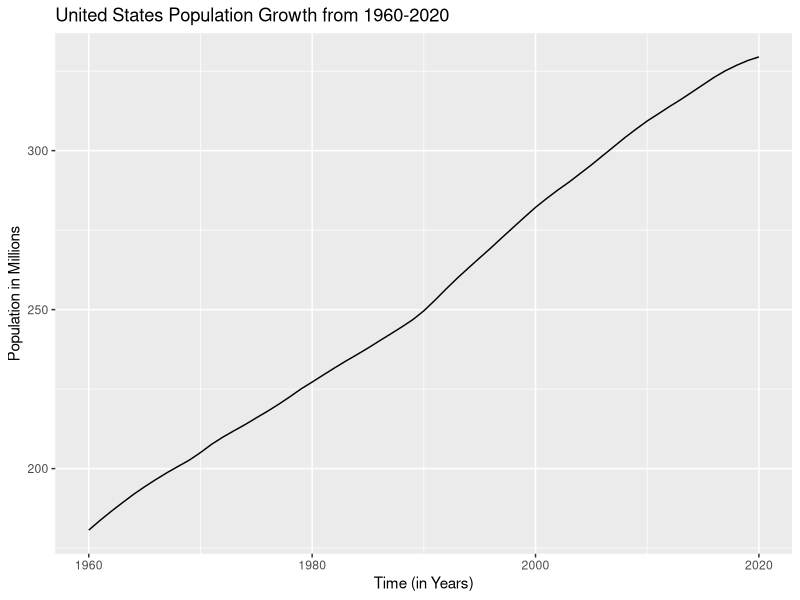
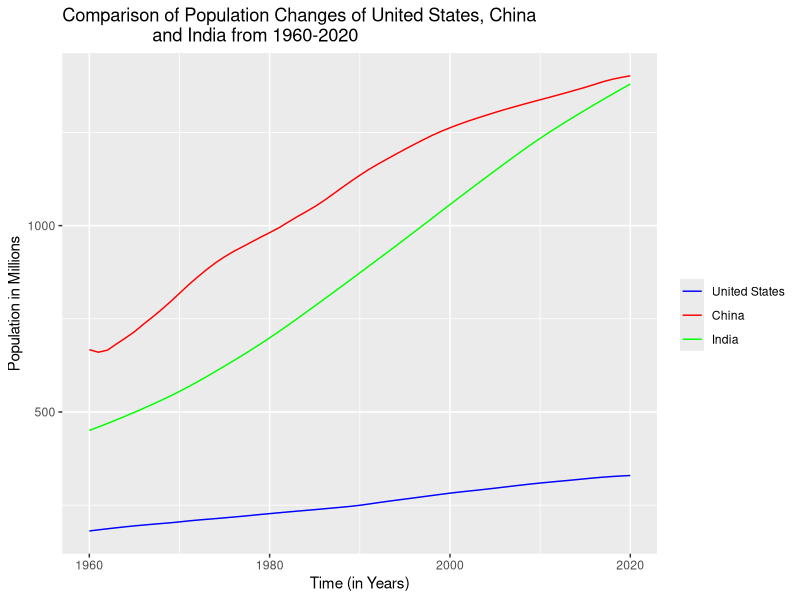
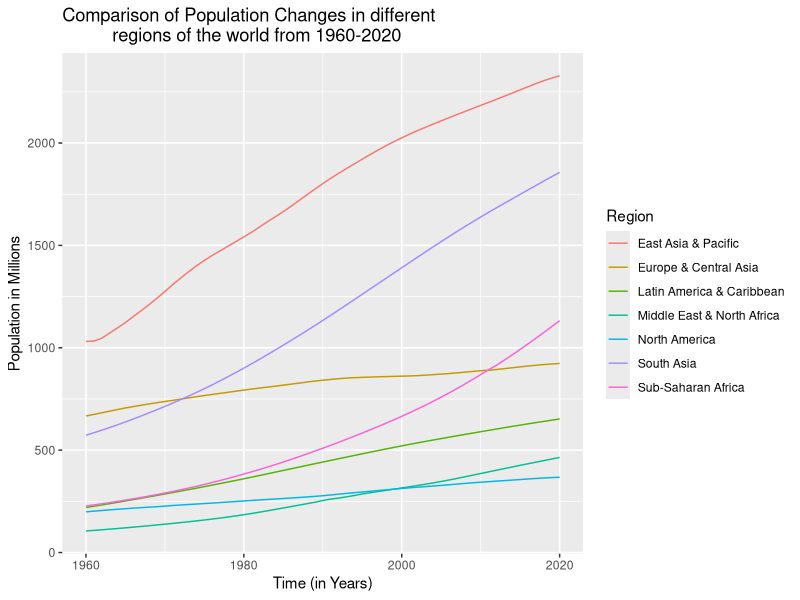
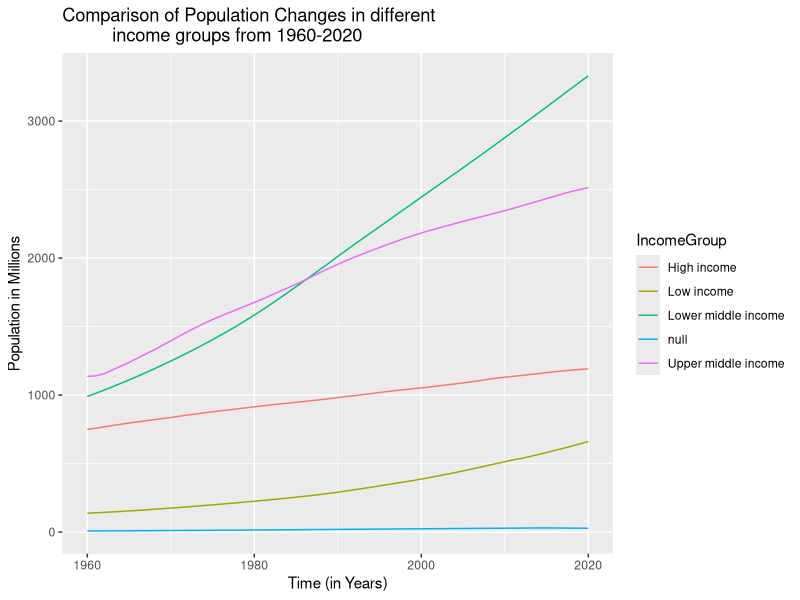

Here is the R script that generated these plots, in order:
#Read the files
w_data <- read.csv('World_pop_data_2023-11-14 11_56_30.csv')
metadata <- read.csv('country_metadata_2023-11-14 11_59_06.csv')

#Explore the files
head(w_data)
head(metadata)

#Check out column names of the files
colnames(w_data)
colnames(metadata)

#We need to select the columns we want only
new_w_data <- w_data[c(-2,-3)]
new_metadata <- metadata[c(-4)]

#We want to join the two data frames
library(dplyr)
pop_data <- merge(x = new_metadata, y = new_w_data, by = "Country.Code")

#Rename Column four to Country
colnames(pop_data)[4] <- "CountryName"

#Clean the data
#Check rows with null values. 
any(is.null(pop_data))

# The null values are coded as "null" so they do not show up when applying the function
# We find the rows that contain the value "null" a different way

null_values <- pop_data%>%filter_all(any_vars(.%in%c('null')))

#Remove the rows with the null values in region as these are not countries
pop_data <- subset(pop_data, Region!="null")
head(pop_data)

#Now that we cleaned the data, we can do some analysis
library(ggplot2)

# Remove the scientific notation
options(scipen = FALSE)

# Stack the columns of the different years. This can also be achieved
# using the melt() function

#Bind the first four columns
# Stack the rest of the columns

stacked_pop_data <- cbind(pop_data[1:4], stack(pop_data[5:65]))


# Remove the X on the Years data
stacked_pop_data$ind <- substr(stacked_pop_data$ind, 2, 5)


# Change the column heading from ind to Year

colnames(stacked_pop_data)[6] <- 'Year'

head(stacked_pop_data)

# Check the structure of the dataframe
str(stacked_pop_data)

# Change the data type of Year from string to number
stacked_pop_data$Year <- as.numeric(stacked_pop_data$Year)

# Create a date column Using lubridate
library(lubridate)
stacked_pop_data$Date <- ymd(stacked_pop_data$Year, truncated = 2L)
head(stacked_pop_data)

# Check the structure of the dataframe again
str(stacked_pop_data)

#Output the data frame as csv
#write.csv(stacked_pop_data , "C:\\Users\\Sabelo\\Documents\\Grad School\\GIES\\MSBA\\Learning\\Word Population Project\\WorldPop\\Population_data.csv", row.names=FALSE)

# Scale the population values for more clear presentation
stacked_pop_data$values <- stacked_pop_data$values/1000000
stacked_pop_data <- na.omit(stacked_pop_data)
sum(is.na(stacked_pop_data))
head(stacked_pop_data)

#Plot a line graph to show changes to population for the chosen country
ggplot(filter(stacked_pop_data, CountryName=='United States'), 
  aes(x=Date, y=values)) + 
    geom_line() + 
      ggtitle("United States Population Growth from 1960-2020") +
        xlab("Time (in Years)") +
          ylab("Population in Millions")

#Plot a line graph to show changes to population for the chosen countries
ggplot(filter(stacked_pop_data, CountryName %in% c("United States", "China", "India")), 
       mapping=aes(x=Date, y=values, group=CountryName, color=CountryName)) + 
  geom_line() + 
        scale_colour_manual("", 
                      breaks = c("United States", "China", "India"),
                      values = c("blue", "red", "green")) +
          ggtitle("Comparison of Population Changes of United States, China 
                  and India from 1960-2020") +
              xlab("Time (in Years)") +
                ylab("Population in Millions")

# How did the population in different parts of the world change over time?
# we will use the stat_summary function and specify geom="line"

ggplot(stacked_pop_data, mapping=aes(x=Date, y=values, color=Region, group=Region)) + 
         stat_summary(fun=sum, geom = "line") +
  ggtitle("Comparison of Population Changes in different
          regions of the world from 1960-2020") +
    xlab("Time (in Years)") +
      ylab("Population in Millions")

# Which country or countries have experienced the highest increase/decrease in population over time?

new_d<- stacked_pop_data %>%
  group_by(CountryName) %>%
  mutate(lagged_values = values - lag(values,1))
View(new_d)

new_d %>% 
  filter(Date>="1961-01-01") %>%
  group_by(CountryName) %>%
  summarise(sum_diff=sum(lagged_values, na.rm=T)) %>%
    arrange(desc(sum_diff)) %>%
    slice_head(n=5)

new_d %>% 
  filter(Date>="1961-01-01") %>%
  group_by(CountryName) %>%
  summarise(sum_diff=sum(lagged_values, na.rm=T)) %>%
  arrange(desc(sum_diff)) %>%
  slice_tail(n=5)


# Which country or countries have been experiencing the highest increase/decrease in population in the last five (or ten) years?
new_d %>% 
  filter(Date>="2015-01-01") %>%
  group_by(CountryName) %>%
  summarise(sum_diff=sum(lagged_values, na.rm=T)) %>%
  arrange(desc(sum_diff)) %>%
  slice_head(n=5)

new_d %>% 
  filter(Date>="2015-01-01") %>%
  group_by(CountryName) %>%
  summarise(sum_diff=sum(lagged_values, na.rm=T)) %>%
  arrange(desc(sum_diff)) %>%
  slice_tail(n=5)


# How many people were born in your country (or any other country) during your birth year?
new_d %>%
  filter(Date=="1994-01-01") %>%
  filter(CountryName=="Eswatini") %>%
  group_by(CountryName) %>%
  summarise(num_born=mean(lagged_values, na.rm=T)*1000000)
  

# How does income group affect a country's population growth?

ggplot(stacked_pop_data, mapping=aes(x=Date, y=values, color=IncomeGroup, group=IncomeGroup)) + 
  stat_summary(fun=sum, geom = "line") +
  ggtitle("Comparison of Population Changes in different
          income groups from 1960-2020") +
  xlab("Time (in Years)") +
  ylab("Population in Millions")
  






